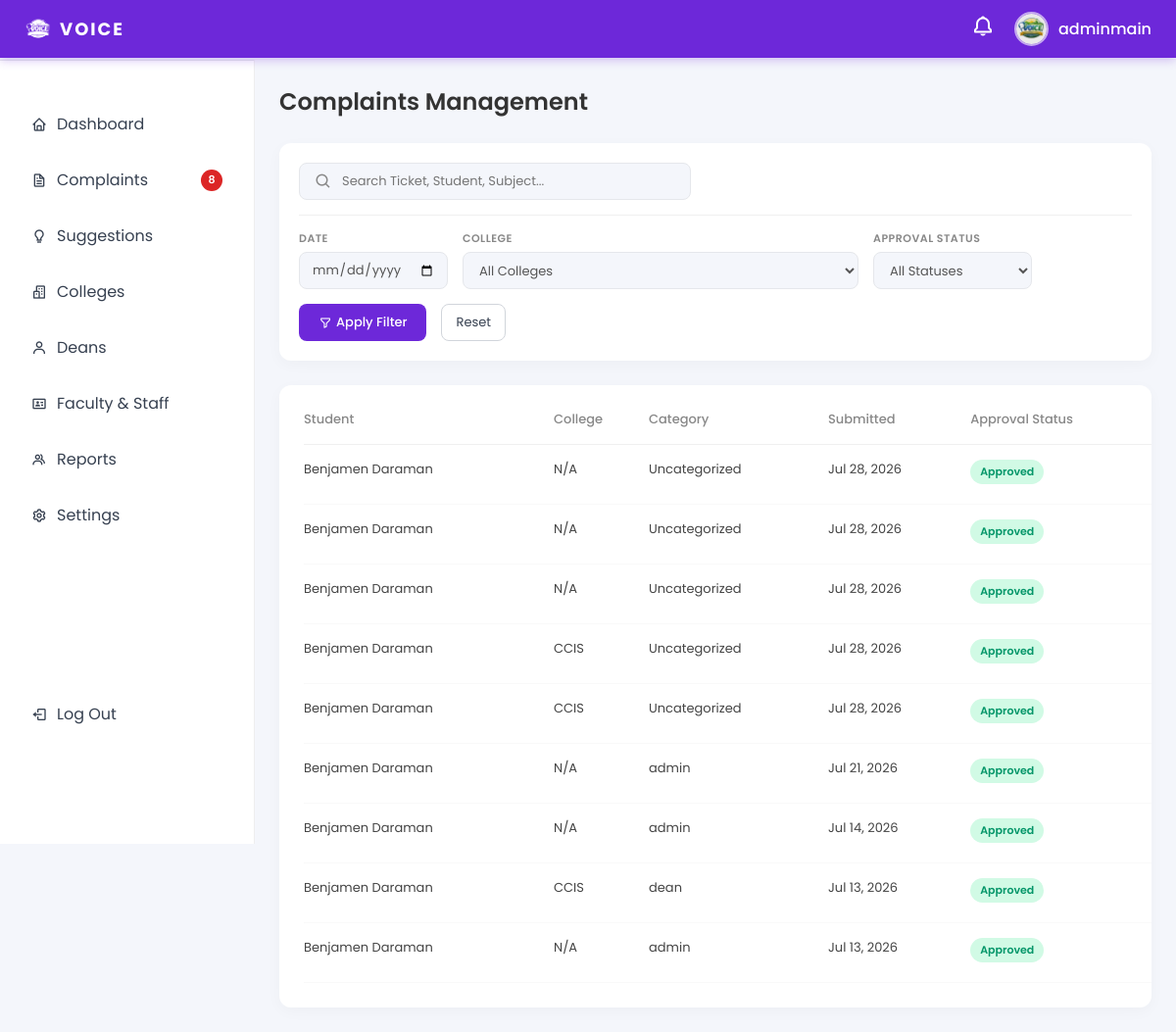
The page /Ui-main/admin/admin_complaints_v2.php (signed in) on the database its author committed.
### tables this page shows
CREATE TABLE `admin_profiles` (
  `id` int(11) NOT NULL,
  `user_id` int(11) NOT NULL,
  `name` varchar(100) NOT NULL,
  `created_at` timestamp NOT NULL DEFAULT current_timestamp()
);

CREATE TABLE `users` (
  `id` int(11) NOT NULL,
  `username` varchar(50) NOT NULL,
  `email` varchar(100) NOT NULL,
  `password` varchar(255) NOT NULL,
  `role` enum('admin','dean','student') NOT NULL,
  `profile_pic` varchar(255) DEFAULT NULL,
  `is_active` tinyint(1) DEFAULT 1,
  `created_at` timestamp NOT NULL DEFAULT current_timestamp(),
  `reset_token_hash` varchar(64) DEFAULT NULL,
  `reset_token_expires_at` datetime DEFAULT NULL,
  `reset_code` varchar(255) DEFAULT NULL,
  `reset_expiry` datetime DEFAULT NULL
);

CREATE TABLE `complaints` (
  `id` int(11) NOT NULL,
  `ticket_no` varchar(20) NOT NULL,
  `student_id` int(11) DEFAULT NULL,
  `complainant_name` varchar(100) NOT NULL,
  `complainant_address` text NOT NULL,
  `complainant_sex` enum('male','female','other') DEFAULT NULL,
  `complainant_age` int(3) DEFAULT NULL,
  `complainant_civil_status` varchar(50) DEFAULT NULL,
  `complainant_contact_details` varchar(255) DEFAULT NULL,
  `person_complained_of` varchar(100) NOT NULL,
  `date_of_incident` date NOT NULL,
  `time_of_incident` time DEFAULT NULL,
  `place_of_incident` varchar(255) NOT NULL,
  `act_complained_of` text NOT NULL,
  `narrative_report` longtext NOT NULL,
  `college_id` int(11) DEFAULT NULL,
  `category_id` int(11) DEFAULT NULL,
  `proof_of_complaint` text DEFAULT NULL,
  `attachments` varchar(255) DEFAULT NULL,
  `desired_outcome` text DEFAULT NULL,
  `terms_agreement_accepted` tinyint(1) DEFAULT 1,
  `signature` varchar(255) DEFAULT NULL,
  `status` enum('new','pending','under_review','resolved','closed') DEFAULT 'new',
  `is_anonymous` tinyint(1) DEFAULT 0,
  `approval_status` varchar(50) DEFAULT 'pending',
  `admin_id` int(11) DEFAULT NULL,
  `admin_notes` text DEFAULT NULL,
  `admin_reviewed_at` timestamp NULL DEFAULT NULL,
  `created_at` timestamp NOT NULL DEFAULT current_timestamp(),
  `school_year` varchar(9) DEFAULT NULL,
  `updated_at` timestamp NOT NULL DEFAULT current_timestamp() ON UPDATE current_timestamp(),
  `is_escalated` tinyint(1) DEFAULT 0,
  `visibility_status` varchar(50) DEFAULT 'private' COMMENT 'private, public'
);

CREATE TABLE `student_profiles` (
  `id` int(11) NOT NULL,
  `user_id` int(11) NOT NULL,
  `student_number` varchar(20) NOT NULL,
  `first_name` varchar(50) NOT NULL,
  `last_name` varchar(50) NOT NULL,
  `middle_name` varchar(50) DEFAULT NULL,
  `gender` enum('male','female','other') DEFAULT NULL,
  `contact_number` varchar(20) DEFAULT NULL,
  `college_id` int(11) DEFAULT NULL,
  `year_level` tinyint(4) DEFAULT NULL,
  `section` varchar(10) DEFAULT NULL,
  `school_year` varchar(20) DEFAULT NULL,
  `id_document` varchar(255) DEFAULT NULL,
  `status` enum('pending','active','inactive') DEFAULT 'pending',
  `created_at` timestamp NOT NULL DEFAULT current_timestamp(),
  `program_id` int(11) DEFAULT NULL,
  `complaint_count` int(11) NOT NULL DEFAULT 0
);

### Ui-main/admin/admin_complaints_v2.php (the view, shortened to what this page needs)
<?php
require_once __DIR__ . '/../db_connection.php';
function e(string $value): string
{
    return htmlspecialchars($value, ENT_QUOTES, 'UTF-8');
}
function approval_badge(string $status): string
{
    if ($status === 'approved') {
        return 'approval-approved';
    }
    return 'approval-pending';
}
$flashMessage = '';
$q = trim((string)($_GET['q'] ?? ''));
$date = trim((string)($_GET['date'] ?? ''));
$approvalStatus = trim((string)($_GET['approval_status'] ?? ''));
$complaints = [];
try {
    $sql =
        "SELECT
            c.id,
            c.ticket_no,
            c.created_at,
            c.complainant_name,
            c.person_complained_of,
            c.date_of_incident,
            c.place_of_incident,
            c.act_complained_of,
            c.narrative_report,
            c.desired_outcome,
            c.status,
            c.is_anonymous,
            c.approval_status,
            c.admin_notes,
            c.admin_reviewed_at,
            COALESCE(cc.name, 'Uncategorized') AS category_name,
            COALESCE(col.code, col.name, 'N/A') AS college_code,
            sp.first_name,
            sp.last_name
         FROM complaints c
         LEFT JOIN complaint_categories cc ON cc.id = c.category_id
         LEFT JOIN colleges col ON col.id = c.college_id
         LEFT JOIN student_profiles sp ON sp.id = c.student_id
                     WHERE 1=1";
    $params = [];
    if ($approvalStatus === '') {
        $sql .= ' ORDER BY c.approval_status = "pending" DESC, c.created_at DESC';
    } else {
        $sql .= ' ORDER BY c.created_at DESC';
    }
    $stmt = $pdo->prepare($sql);
    $stmt->execute($params);
    $complaints = $stmt->fetchAll();
} catch (PDOException $e) {
    if ($flashMessage === '') {
        $flashMessage = 'Unable to load complaints right now.';
        $flashType = 'error';
    }
}
?>
<!DOCTYPE html>
<html lang="en">
<head>
<link href='https://unpkg.com/boxicons@2.1.4/css/boxicons.min.css' rel='stylesheet'>
</head>
<body>
<?php include 'admin_topbar.php'; ?>
<?php include 'admin_sidebar.php'; ?>
<div class="main">
    <div class="dashboard-container">
        <div class="page-header">
            <div>
                <h2>Complaints Management</h2>
            </div>
        </div>
        <form method="GET" class="controls-card">
            <div class="controls-top">
                <div class="search-box">
                    <i class='bx bx-search'></i>
                    <input type="text" name="q" value="<?php echo e($q); ?>" placeholder="Search Ticket, Student, Subject...">
                </div>
            </div>
            <div class="controls-divider"></div>
            <div class="controls-bottom">
                <div class="filter-group">
                    <label>Date</label>
                    <input type="date" name="date" class="filter-input" value="<?php echo e($date); ?>">
                </div>
                <div class="filter-group">
                    <label>College</label>
                    <select name="college" class="filter-select">
                        <option value="0">All Colleges</option>
                    </select>
                </div>
                <div class="filter-group">
                    <label>Approval Status</label>
                    <select name="approval_status" class="filter-select">
                        <option value="">All Statuses</option>
                    </select>
                </div>
                <button class="btn-apply-filter" type="submit"><i class='bx bx-filter-alt'></i> Apply Filter</button>
                <a class="btn-reset" href="admin_complaints.php">Reset</a>
            </div>
        </form>
        <div class="table-card">
            <table>
                <thead>
                    <tr>
                        <th>Student</th>
                        <th>College</th>
                        <th>Category</th>
                        <th>Submitted</th>
                        <th>Approval Status</th>
                    </tr>
                </thead>
                <tbody>
                    <?php if (!$complaints): ?>
                        <tr>
                            <td colspan="6" class="no-data">No complaints found for the selected filters.</td>
                        </tr>
                    <?php else: ?>
                        <?php foreach ($complaints as $row): ?>
                            <tr>
                                <td>
                                    <?php
                                        $displayName = 'Anonymous Student';
                                        if ((int)$row['is_anonymous'] !== 1) {
                                            $displayName = trim((string)$row['first_name'] . ' ' . (string)$row['last_name']);
                                        }
                                        echo e($displayName);
                                    ?>
                                </td>
                                <td><?php echo e((string)$row['college_code']); ?></td>
                                <td><?php echo e((string)$row['category_name']); ?></td>
                                <td><?php echo e(date('M d, Y', strtotime((string)$row['created_at']))); ?></td>
                                <td>
                                    <span class="approval-badge <?php echo approval_badge((string)$row['approval_status']); ?>">
                                        <?php echo e(ucfirst((string)$row['approval_status'])); ?>
                                    </span>
                                </td>
                            </tr>
                        <?php endforeach; ?>
                    <?php endif; ?>
                </tbody>
            </table>
        </div>
    </div>
</div>
</body>
</html>

### Ui-main/admin/admin_topbar.php (shortened to what this page needs)
<?php
require_once __DIR__ . '/../db_connection.php';
$topbarDisplayName = (string)($_SESSION['full_name'] ?? $_SESSION['username'] ?? 'Admin');
$topbarProfilePic = 'https://i.pravatar.cc/100';
if (isset($_SESSION['user_id'])) {
    try {
        $profileStmt = $pdo->prepare(
            'SELECT u.username, u.profile_pic, ap.name
             FROM users u
             LEFT JOIN admin_profiles ap ON ap.user_id = u.id
             WHERE u.id = :user_id
             LIMIT 1'
        );
        $profileStmt->execute([':user_id' => (int)$_SESSION['user_id']]);
        $profileRow = $profileStmt->fetch(PDO::FETCH_ASSOC);
        if ($profileRow) {
            $resolvedName = trim((string)($profileRow['name'] ?? ''));
            $topbarDisplayName = $resolvedName;
            $storedPic = trim((string)($profileRow['profile_pic'] ?? ''));
            if ($storedPic !== '') {
                $topbarProfilePic = '../' . ltrim($storedPic, '/');
            }
        }
    } catch (PDOException $e) {
        $topbarNotifications = [];
        $topbarUnreadCount = 0;
    }
}
?>
<link href='https://unpkg.com/boxicons@2.1.4/css/boxicons.min.css' rel='stylesheet'>
<div class="topbar">
    <a class="topbar-logo" href="admindashboard.php">
        <img src="../assets/images/logo.PNG" alt="Logo">
        <span>VOICE</span>
    </a>
    <div class="topbar-right">
        <div class="topbar-bell" id="bellIcon">
            <i class='bx bx-bell'></i>
        </div>
        <div class="profile-container" id="profileIcon">
            <img class="profile-pic" src="<?php echo htmlspecialchars($topbarProfilePic, ENT_QUOTES, 'UTF-8'); ?>" alt="profile">
            <span><?php echo htmlspecialchars($topbarDisplayName, ENT_QUOTES, 'UTF-8'); ?></span>
        </div>
    </div>
</div>

### Ui-main/admin/admin_complaints_v2.php (style rules this page uses)
* { margin: 0; padding: 0; box-sizing: border-box; font-family: 'Poppins', sans-serif; }
body { background: #f4f6fb; }
.main { margin-left: 260px; margin-top: 61px; padding: 25px; min-height: calc(100vh - 61px); overflow-y: auto; }
.dashboard-container { max-width: 1400px; margin: 0 auto; width: 100%; }
.page-header { display: flex; justify-content: space-between; align-items: center; margin-bottom: 25px; flex-wrap: wrap; gap: 15px; }
.page-header h2 { font-size: 24px; font-weight: 600; color: #333; }
.controls-card { background: #fff; padding: 20px; border-radius: 12px; margin-bottom: 25px; box-shadow: 0 4px 15px rgba(0,0,0,0.03); display: flex; flex-direction: column; gap: 15px; }
.controls-top { display: flex; justify-content: space-between; align-items: center; flex-wrap: wrap; gap: 15px; }
.search-box { display: flex; align-items: center; background: #f4f6fb; padding: 8px 15px; border-radius: 8px; flex: 1; min-width: 250px; max-width: 400px; border: 1px solid #e5e7eb; }
.search-box i { color: #888; margin-right: 10px; font-size: 18px; }
.search-box input { border: none; background: transparent; outline: none; width: 100%; font-size: 13px; }
.controls-divider { width: 100%; height: 1px; background: #f0f0f0; }
.controls-bottom { display: flex; gap: 15px; align-items: flex-end; flex-wrap: wrap; }
.filter-group { display: flex; flex-direction: column; gap: 5px; }
.filter-group label { font-size: 11px; color: #888; font-weight: 600; text-transform: uppercase; letter-spacing: 0.5px; }
.filter-input, .filter-select { padding: 8px 12px; border: 1px solid #e5e7eb; border-radius: 8px; background: #f4f6fb; font-size: 13px; color: #555; outline: none; min-width: 140px; height: 38px; }
.btn-apply-filter { display: flex; align-items: center; gap: 5px; padding: 0 20px; height: 38px; background: #6d28d9; color: #fff; border: none; border-radius: 8px; font-size: 13px; font-weight: 500; cursor: pointer; transition: 0.2s; }
.btn-reset { height: 38px; display: inline-flex; align-items: center; padding: 0 14px; border-radius: 8px; border: 1px solid #d1d5db; color: #374151; text-decoration: none; font-size: 13px; background: #fff; }
.table-card { background: #fff; padding: 25px; border-radius: 12px; box-shadow: 0 4px 15px rgba(0,0,0,0.03); width: 100%; overflow-x: auto; }
table { width: 100%; border-collapse: collapse; min-width: 1000px; }
th { text-align: left; font-size: 13px; color: #888; padding-bottom: 15px; border-bottom: 1px solid #f0f0f0; font-weight: 500; }
td { padding: 15px 0; font-size: 13px; color: #444; border-bottom: 1px solid #f9f9f9; vertical-align: top; }
tbody tr { transition: background 0.2s; }
.approval-badge { padding: 4px 10px; border-radius: 20px; font-size: 11px; font-weight: 600; display: inline-block; }
.approval-approved { background: #d1fae5; color: #059669; }

### Ui-main/admin/admin_topbar.php (style rules this page uses)
.topbar { position: fixed; top: 0; left: 0; right: 0; z-index: 999; display: flex; justify-content: space-between; align-items: center; gap: 20px; padding: 12px 25px; background: #6d28d9; box-shadow: 0 2px 10px rgba(109,40,217,0.3); }
.topbar-logo { display: flex; align-items: center; gap: 8px; text-decoration: none; }
.topbar-logo img { width: 28px; height: 28px; object-fit: contain; filter: brightness(0) invert(1); }
.topbar-logo span { font-size: 18px; font-weight: 700; color: #fff; letter-spacing: 2px; }
.topbar-right { display: flex; align-items: center; gap: 20px; }
.profile-container { display: flex; align-items: center; gap: 10px; cursor: pointer; position: relative; }
.profile-container img.profile-pic { width: 35px; height: 35px; border-radius: 50%; border: 2px solid rgba(255,255,255,0.6); }
.profile-container span { font-weight: 500; color: #fff; }
.topbar-bell { position: relative; cursor: pointer; }
.topbar-bell i.bx-bell { font-size: 24px; color: #fff; transition: 0.2s; }

### rows shown on the page
admin_profiles: user.profile_pic (picture), name "adminmain"
complaints: student.last_name "Benjamen Daraman", college_code "N/A", category_name "Uncategorized", created_at "Jul 28, 2026", approval_status "Approved"
complaints: student.last_name "Benjamen Daraman", college_code "N/A", category_name "Uncategorized", created_at "Jul 28, 2026", approval_status "Approved"
complaints: student.last_name "Benjamen Daraman", college_code "N/A", category_name "Uncategorized", created_at "Jul 28, 2026", approval_status "Approved"
complaints: student.last_name "Benjamen Daraman", college_code "CCIS", category_name "Uncategorized", created_at "Jul 28, 2026", approval_status "Approved"
complaints: student.last_name "Benjamen Daraman", college_code "CCIS", category_name "Uncategorized", created_at "Jul 28, 2026", approval_status "Approved"
complaints: student.last_name "Benjamen Daraman", college_code "N/A", category_name "admin", created_at "Jul 21, 2026", approval_status "Approved"
complaints: student.last_name "Benjamen Daraman", college_code "N/A", category_name "admin", created_at "Jul 14, 2026", approval_status "Approved"
complaints: student.last_name "Benjamen Daraman", college_code "CCIS", category_name "dean", created_at "Jul 13, 2026", approval_status "Approved"
complaints: student.last_name "Benjamen Daraman", college_code "N/A", category_name "admin", created_at "Jul 13, 2026", approval_status "Approved"

### other values the page prints
$pendingComplaintCount "8"
